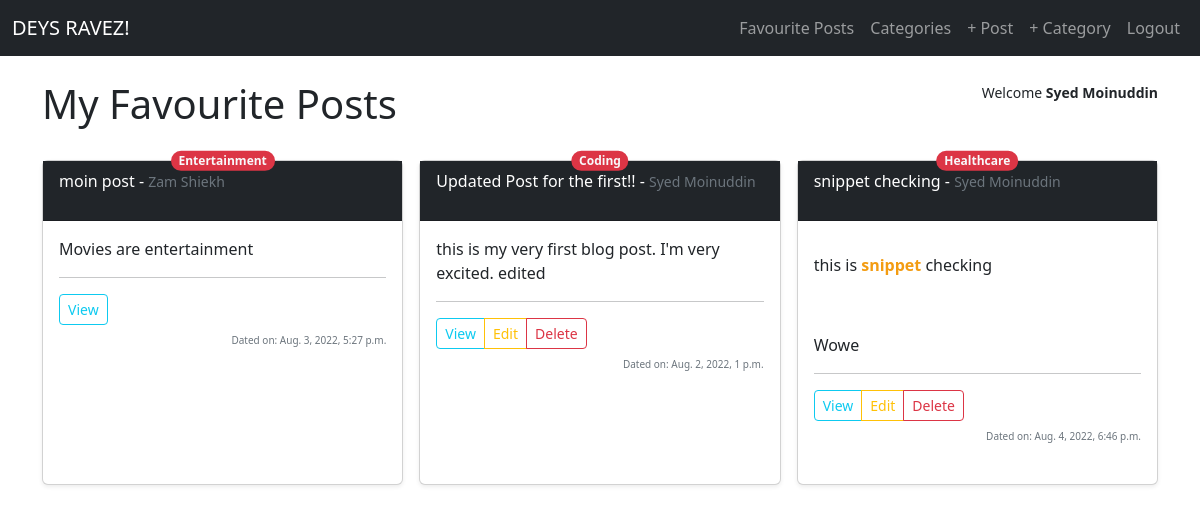
Screenshot of /mylikedpost/1 (signed in) with the database file from the repository.
### zblog/models.py (models this page shows, shortened)
class Post(models.Model):
    title = models.CharField(max_length=600)
    title_tag = models.CharField(max_length=600) #,default="DEYS RAVEZ!"
    author = models.ForeignKey(User, on_delete=models.CASCADE)
    body = RichTextField(blank=True, null=True)
    updated_date = models.DateTimeField(auto_now_add=True)
    category = models.CharField(max_length=255, default='coding')
    snippet = models.CharField(max_length=255)
    likes = models.ManyToManyField(User, related_name='blog_posts')

### zblog/views.py (the view)
# urls.py: path('mylikedpost/<int:pk>', views.MyLikedView, name="mylikedpost"),
def MyLikedView(request, pk):
    myLiked_posts = Post.objects.filter(likes__in=[pk])
    return render(request, 'liked_post.html', {'myLiked_posts':myLiked_posts, })

### zblog/templates/liked_post.html (shortened to what this page needs)
{% extends 'base.html' %}
{% block content %}
    <h1>My Favourite Posts</h1>
<br>
<div class="row row-cols-1 row-cols-sm-2 row-cols-md-3 g-3">
    {% for post in myLiked_posts %}
    <div class="col mb-2">
        <div class="card shadow-sm position-relative" >
            <span class="position-absolute top-0 start-50 translate-middle badge rounded-pill bg-danger">
                <a class="text-decoration-none text-light" href="{% url 'category' post.category|slugify %}">{{post.category|capfirst }}</a>
              </span>
            <div class="card-header bg-dark text-white" style="min-height: 60px;">
                {{post.title}} - <small class="mb-1 text-muted">{{post.author.first_name}}
                    {{post.author.last_name}}</small>
            </div>
            <div class="card-body" style="min-height: 263px;">
                <p class="card-text">{{post.body | slice:":200" | safe }}</p>
                <hr>
                <div class="d-flex justify-content-between align-items-center">
                    <div class="btn-group">
                        <a href="{% url 'detail' post.pk %}" class="btn btn-sm btn-outline-info">View</a>
                        {% if user.is_authenticated %}
                        {% if user.id == post.author.id %}
                        <a href="{% url 'updatepost' post.pk %}" class="btn btn-sm btn-outline-warning">Edit</a>
                        <a href="{% url 'deletepost' post.pk %}" class="btn btn-sm btn-outline-danger">Delete</a>
                        {% endif %}
                        {% endif %}
                    </div>
                </div>
                <small class="text-muted my-2" style="font-size:x-small;float: right;">Dated on: {{post.updated_date}}</small>
            </div>
        </div>
    </div>
    {% endfor %}
</div>
{% endblock %}

### zblog/templates/base.html (shortened to what this page needs)
<!doctype html>
<html lang="en">
<head>
    <link href="https://cdn.jsdelivr.net/npm/bootstrap@5.2.0/dist/css/bootstrap.min.css" rel="stylesheet"
>
</head>
<body>
    <nav class="navbar navbar-expand-lg navbar-dark bg-dark">
        <div class="container-fluid">
          <a class="navbar-brand" href="{% url 'home' %}">DEYS RAVEZ!</a>
          <div class="collapse navbar-collapse" id="navbarSupportedContent">
            <ul class="navbar-nav ms-auto mb-2 mb-lg-0">
              {% if user.is_authenticated %}
              <li class="nav-item">
                <a class="nav-link" href="{% url 'mylikedpost' user.id %}">Favourite Posts</a>
              </li>
              {% if cat_menu %}
                <li class="nav-item dropdown">
                  <a class="nav-link dropdown-toggle" href="#" role="button" data-bs-toggle="dropdown" aria-expanded="false">
                    Categories
                  </a>
                  <ul class="dropdown-menu">
                    {% for cat in cat_menu %}
                    <li><a class="dropdown-item" href="{% url 'category' cat|slugify %}">{{cat|capfirst}}</a></li>
                    {% endfor %}
                  </ul>
                </li>
                {% else %}
                <li class="nav-item">
                  <a class="nav-link" href="{% url 'categorylist' %}">Categories</a>
                </li>
                {% endif %}
                <li class="nav-item">
                  <a class="nav-link" href="{% url 'addpost' %}">+ Post</a>
                </li>
                <li class="nav-item">
                  <a class="nav-link" href="{% url 'addcategory' %}">+ Category</a>
                </li>
                <li class="nav-item">
                  <a class="nav-link" href="{% url 'logout' %}">Logout</a>
                </li>
              {% endif %}
            </ul>
          </div>
        </div>
      </nav>
    <br>
    <div class="container">
      {% if user.is_authenticated %}
     <div style="float: right;">
      <small>Welcome <strong>{{user.first_name}} {{user.last_name}}</strong></small>
     </div>
      {% endif %}
        {% block content %}
        {% endblock %}
    </div>
</body>
</html>

### rows the page displays
Post: category "Entertainment", title "moin post", author.first_name "Zam", author.last_name "Shiekh", body "Movies are entertainment", updated_date "Aug. 3, 2022, 5:27 p.m."
Post: category "Coding", title "Updated Post for the first!!", author.first_name "Syed", author.last_name "Moinuddin", body "this is my very first blog post. I'm very excited. edited", shows "Edit", updated_date "Aug. 2, 2022, 1 p.m."
Post: category "Healthcare", title "snippet checking", author.first_name "Syed", author.last_name "Moinuddin", body "this is snippet checking Wowe", shows "Edit", updated_date "Aug. 4, 2022, 6:46 p.m."

### other values shown
{{ user.first_name }} "Syed"
{{ user.last_name }} "Moinuddin"
